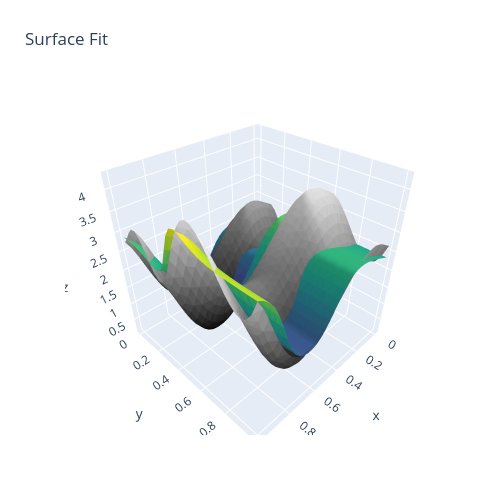

The notebook cell this image was saved under:
### Code cell
Rebuilder = Rebuild()
Rebuilder.rebuildFullNet("model_2_3_4")

### Figure 1 — Plotly figure (JSON) as saved in the notebook; plotly's stock layout.template omitted (floating-point values rounded to 4 significant figures; data arrays with more than 128 entries replaced by an {"elided": "..."} marker saying what was removed)
{"data": [{"facecolor": {"elided": "1922 str values"}, "i": {"elided": "1922 int values"}, "j": {"elided": "1922 int values"}, "k": {"elided": "1922 int values"}, "name": "", "type": "mesh3d", "x": {"elided": "1024 float values"}, "y": {"elided": "1024 float values"}, "z": {"elided": "1024 float values"}}, {"facecolor": {"elided": "1922 str values"}, "i": {"elided": "1922 int values"}, "j": {"elided": "1922 int values"}, "k": {"elided": "1922 int values"}, "name": "", "type": "mesh3d", "x": {"elided": "1024 float values"}, "y": {"elided": "1024 float values"}, "z": {"elided": "1024 float values"}}], "layout": {"autosize": false, "height": 500, "margin": {"b": 65, "l": 65, "r": 50, "t": 90}, "title": {"text": "Surface Fit"}, "width": 500}}
